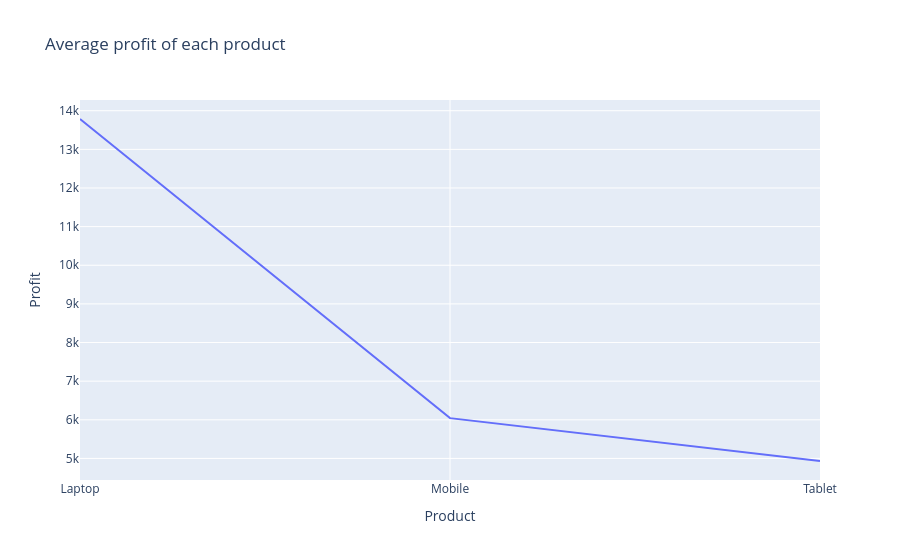

The cell this chart's notebook holds for it:
### Code cell
# Q7
avg_profit = df.groupby("Product",as_index=False )["Profit"].mean()

fig = px.line(
    avg_profit,
    x="Product",
    y="Profit",
    title="Average profit of each product ",
    
)

fig.show()

### Figure 1 — Plotly figure (JSON) as saved in the notebook; plotly's stock layout.template omitted (floating-point values rounded to 4 significant figures)
{"data": [{"hovertemplate": "Product=%{x}<br>Profit=%{y}<extra></extra>", "legendgroup": "", "line": {"color": "#636efa", "dash": "solid"}, "marker": {"symbol": "circle"}, "mode": "lines", "name": "", "orientation": "v", "showlegend": false, "type": "scatter", "x": ["Laptop", "Mobile", "Tablet"], "xaxis": "x", "y": [13790.0, 6043.0, 4933.0], "yaxis": "y"}], "layout": {"legend": {"tracegroupgap": 0}, "title": {"text": "Average profit of each product "}, "xaxis": {"anchor": "y", "domain": [0, 1], "title": {"text": "Product"}}, "yaxis": {"anchor": "x", "domain": [0, 1], "title": {"text": "Profit"}}}}
